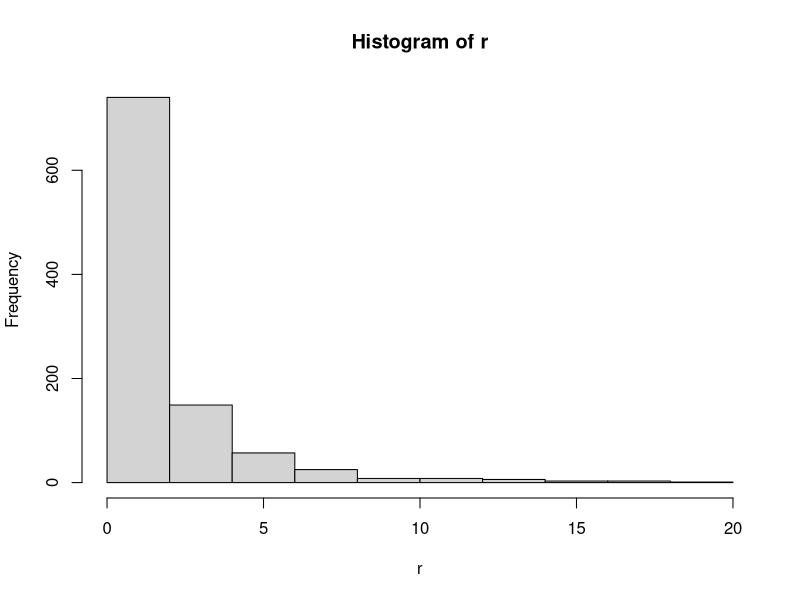
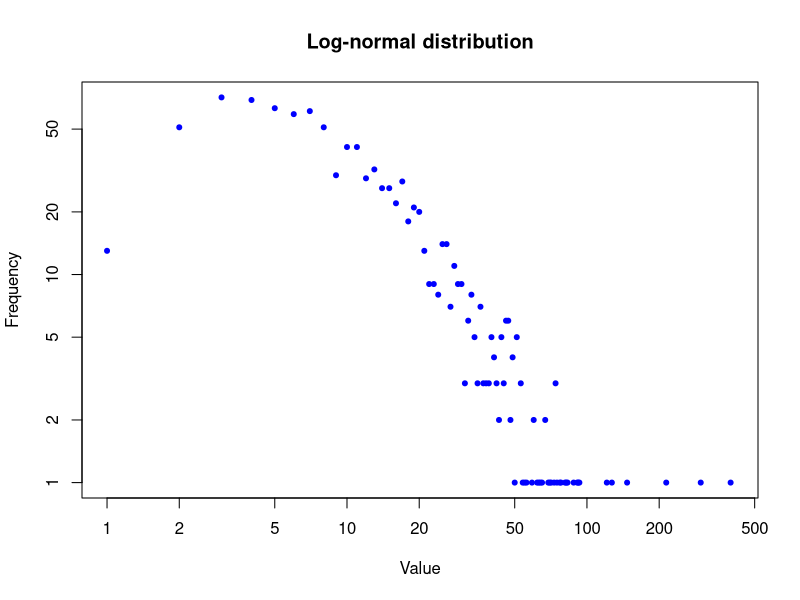

The R source for these figures, in order:
#https://sites.harding.edu/fmccown/r/

#histograms

# In this example we'll plot the distribution of 1000 
# random values that have the log-normal distribution.


# Get a random log-normal distribution
r <- rlnorm(1000)

hist(r)


# Since log-normal distributions normally look better 
# with log-log axes, let's use the plot function with 
# points to show the distribution.

# Get a random log-normal distribution
r <- rlnorm(1000)

# Get the distribution without plotting it using tighter breaks
h <- hist(r, plot=F, breaks=c(seq(0,max(r)+1, .1)))

# Plot the distribution using log scale on both axes, and use blue points
plot(h$counts, log="xy", pch=20, col="blue",
     main="Log-normal distribution",
     xlab="Value", ylab="Frequency")

